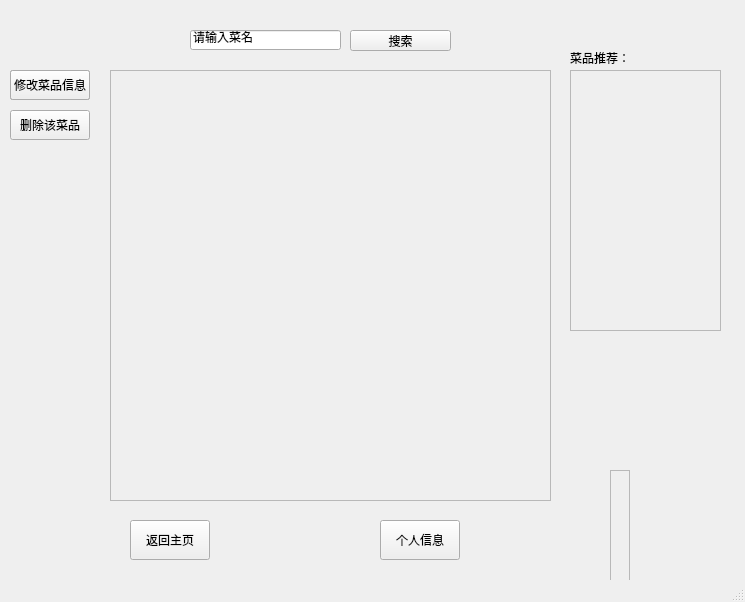
<?xml version="1.0" encoding="UTF-8"?>
<ui version="4.0">
 <class>MainWindow</class>
 <widget class="QMainWindow" name="MainWindow">
  <property name="geometry">
   <rect>
    <x>0</x>
    <y>0</y>
    <width>745</width>
    <height>602</height>
   </rect>
  </property>
  <property name="windowTitle">
   <string>MainWindow</string>
  </property>
  <widget class="QWidget" name="centralwidget">
   <widget class="QPushButton" name="searchbutton">
    <property name="geometry">
     <rect>
      <x>350</x>
      <y>30</y>
      <width>101</width>
      <height>21</height>
     </rect>
    </property>
    <property name="text">
     <string>搜索</string>
    </property>
   </widget>
   <widget class="QLineEdit" name="searchtext">
    <property name="geometry">
     <rect>
      <x>190</x>
      <y>30</y>
      <width>151</width>
      <height>20</height>
     </rect>
    </property>
    <property name="text">
     <string>请输入菜名</string>
    </property>
   </widget>
   <widget class="QPushButton" name="profile">
    <property name="geometry">
     <rect>
      <x>380</x>
      <y>520</y>
      <width>80</width>
      <height>40</height>
     </rect>
    </property>
    <property name="text">
     <string>个人信息</string>
    </property>
   </widget>
   <widget class="QPushButton" name="homepage">
    <property name="geometry">
     <rect>
      <x>130</x>
      <y>520</y>
      <width>80</width>
      <height>40</height>
     </rect>
    </property>
    <property name="text">
     <string>返回主页</string>
    </property>
   </widget>
   <widget class="QFrame" name="dynamic">
    <property name="geometry">
     <rect>
      <x>610</x>
      <y>470</y>
      <width>20</width>
      <height>131</height>
     </rect>
    </property>
    <property name="frameShape">
     <enum>QFrame::StyledPanel</enum>
    </property>
    <property name="frameShadow">
     <enum>QFrame::Raised</enum>
    </property>
   </widget>
   <widget class="QPushButton" name="addPort">
    <property name="geometry">
     <rect>
      <x>10</x>
      <y>70</y>
      <width>80</width>
      <height>30</height>
     </rect>
    </property>
    <property name="text">
     <string>添加窗口</string>
    </property>
   </widget>
   <widget class="QPushButton" name="adddish">
    <property name="geometry">
     <rect>
      <x>10</x>
      <y>70</y>
      <width>80</width>
      <height>30</height>
     </rect>
    </property>
    <property name="text">
     <string>添加菜品</string>
    </property>
   </widget>
   <widget class="QPushButton" name="addevaluation">
    <property name="geometry">
     <rect>
      <x>10</x>
      <y>70</y>
      <width>80</width>
      <height>30</height>
     </rect>
    </property>
    <property name="text">
     <string>添加评论</string>
    </property>
   </widget>
   <widget class="QPushButton" name="changedish">
    <property name="geometry">
     <rect>
      <x>10</x>
      <y>70</y>
      <width>80</width>
      <height>30</height>
     </rect>
    </property>
    <property name="text">
     <string>修改菜品信息</string>
    </property>
   </widget>
   <widget class="QPushButton" name="deletedish">
    <property name="geometry">
     <rect>
      <x>10</x>
      <y>110</y>
      <width>80</width>
      <height>30</height>
     </rect>
    </property>
    <property name="text">
     <string>删除该菜品</string>
    </property>
   </widget>
   <widget class="QScrollArea" name="dynamic1">
    <property name="geometry">
     <rect>
      <x>110</x>
      <y>70</y>
      <width>441</width>
      <height>431</height>
     </rect>
    </property>
    <property name="widgetResizable">
     <bool>true</bool>
    </property>
    <widget class="QWidget" name="widget">
     <property name="geometry">
      <rect>
       <x>0</x>
       <y>0</y>
       <width>439</width>
       <height>429</height>
      </rect>
     </property>
    </widget>
   </widget>
   <widget class="QLabel" name="information">
    <property name="geometry">
     <rect>
      <x>110</x>
      <y>50</y>
      <width>91</width>
      <height>21</height>
     </rect>
    </property>
    <property name="text">
     <string/>
    </property>
   </widget>
   <widget class="QScrollArea" name="recommend">
    <property name="geometry">
     <rect>
      <x>570</x>
      <y>70</y>
      <width>151</width>
      <height>261</height>
     </rect>
    </property>
    <property name="widgetResizable">
     <bool>true</bool>
    </property>
    <widget class="QWidget" name="scrollAreaWidgetContents">
     <property name="geometry">
      <rect>
       <x>0</x>
       <y>0</y>
       <width>149</width>
       <height>259</height>
      </rect>
     </property>
    </widget>
   </widget>
   <widget class="QLabel" name="label">
    <property name="geometry">
     <rect>
      <x>570</x>
      <y>50</y>
      <width>71</width>
      <height>16</height>
     </rect>
    </property>
    <property name="text">
     <string>菜品推荐：</string>
    </property>
   </widget>
  </widget>
  <widget class="QMenuBar" name="menubar">
   <property name="geometry">
    <rect>
     <x>0</x>
     <y>0</y>
     <width>745</width>
     <height>17</height>
    </rect>
   </property>
  </widget>
  <widget class="QStatusBar" name="statusbar"/>
 </widget>
 <resources/>
 <connections/>
</ui>
